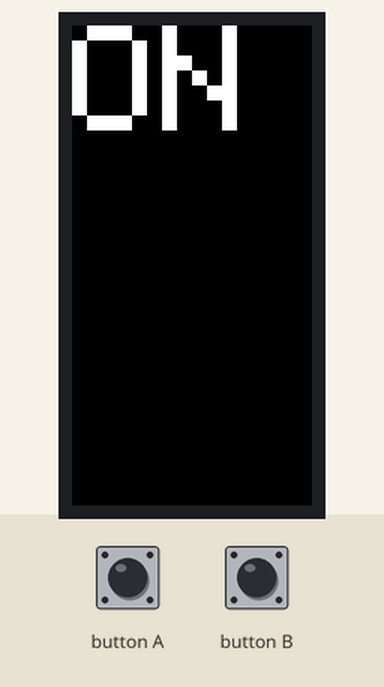
This sketch was run on a simulated ESP32. Parts: 80×160 colour display. The inputs (shaded band) are chosen by the test bench. Nothing arrives over Bluetooth unless stated; what the sketch prints to the serial monitor is not drawn.

Above: at 1.3 s.
1.4 s: button A pressed for 0.35 s
At 2.5 s:
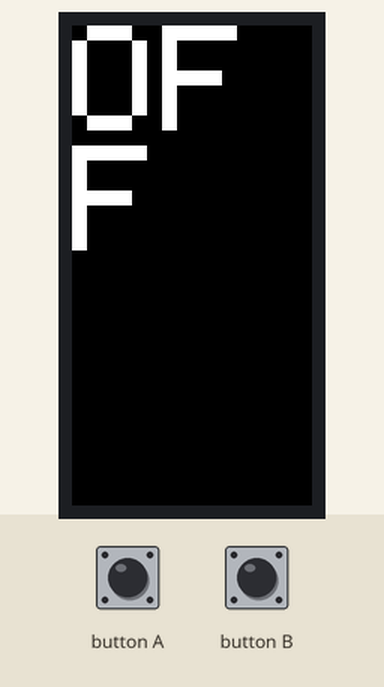
3.2 s: button A pressed for 1 s
At 4.5 s:
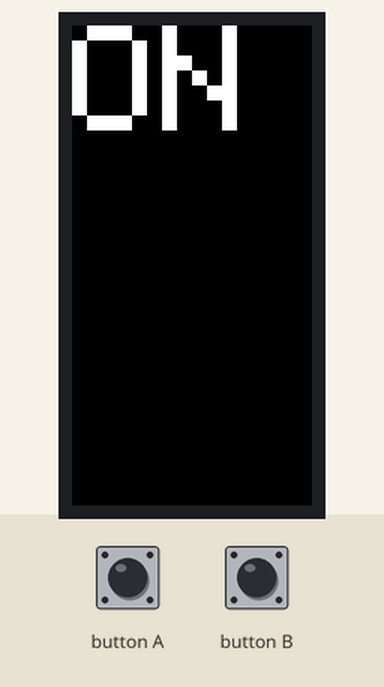
5.7 s: button A pressed for 3.2 s
At 6.9 s:
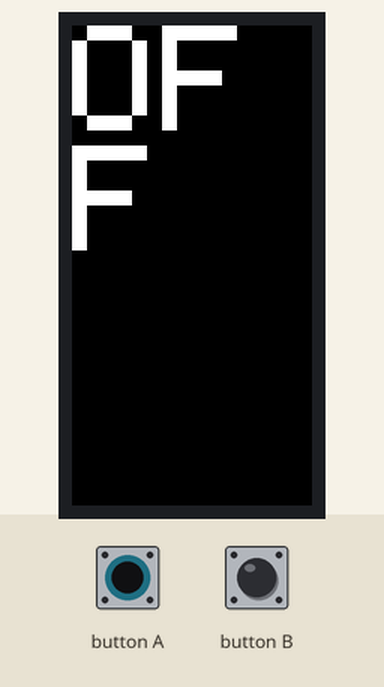
Timing chart, 0 to 8.7 s (numbered marks = the images above; inputs shaded):
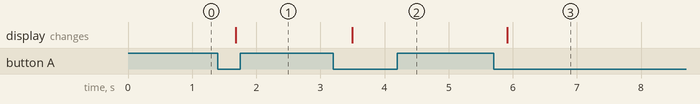

The sketch:

M5Stick_BLE_advertiser.ino
```cpp
#include <M5StickC.h>
#include "BLEDevice.h"

#define BLE_DEVICE_NAME "M5StickC"
BLEAdvertising* pBLEAdvertising;

enum M5BLEState {ON, OFF} m5BLEState { OFF };


// send our own BLE address to serial
void sendBLEAddrToSerial(){
    static const std::string BLEaddr = BLEDevice::getAddress().toString();
    Serial.println(BLEaddr.c_str());
}

inline void handleButtonInterrupt(){
  M5.update();
  if(M5.BtnA.wasPressed()){
    switchBLEAdvertisingState();
  }
}

void switchBLEAdvertisingState(){
  M5.Lcd.fillScreen(BLACK);
  M5.Lcd.setCursor(0, 0);
  if(m5BLEState == OFF){
    pBLEAdvertising->start();
    m5BLEState = ON;
    M5.Lcd.println("ON");
  }else{
    pBLEAdvertising->stop();
    m5BLEState = OFF;
    M5.Lcd.println("OFF");
  }
  sendBLEAddrToSerial();
}

void setup() {
  M5.begin();
  Serial.begin(115200);
  BLEDevice::init(BLE_DEVICE_NAME);

  pBLEAdvertising = BLEDevice::getAdvertising();
  M5.Lcd.setTextSize(5);
  switchBLEAdvertisingState();
}

void loop() {
  handleButtonInterrupt();
  delay(300);
}
```

Measured:
- after the input at 1.4 s, the display: changes after 0.28 s (image 1)
- after the input at 3.2 s, the display: changes after 0.30 s (image 2)
- after the input at 5.7 s, the display: changes after 0.22 s (image 3)
